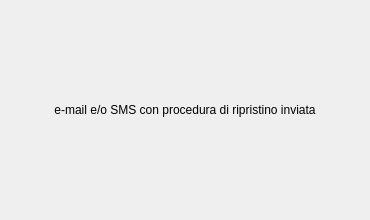
<?xml version="1.0" encoding="UTF-8"?>
<ui version="4.0">
 <class>Recupero</class>
 <widget class="QDialog" name="Recupero">
  <property name="geometry">
   <rect>
    <x>0</x>
    <y>0</y>
    <width>370</width>
    <height>220</height>
   </rect>
  </property>
  <property name="windowTitle">
   <string>Pagina di recupero password</string>
  </property>
  <layout class="QHBoxLayout" name="horizontalLayout">
   <item>
    <widget class="QLabel" name="label">
     <property name="text">
      <string>e-mail e/o SMS con procedura di ripristino inviata</string>
     </property>
     <property name="alignment">
      <set>Qt::AlignCenter</set>
     </property>
    </widget>
   </item>
  </layout>
 </widget>
 <resources/>
 <connections/>
</ui>
